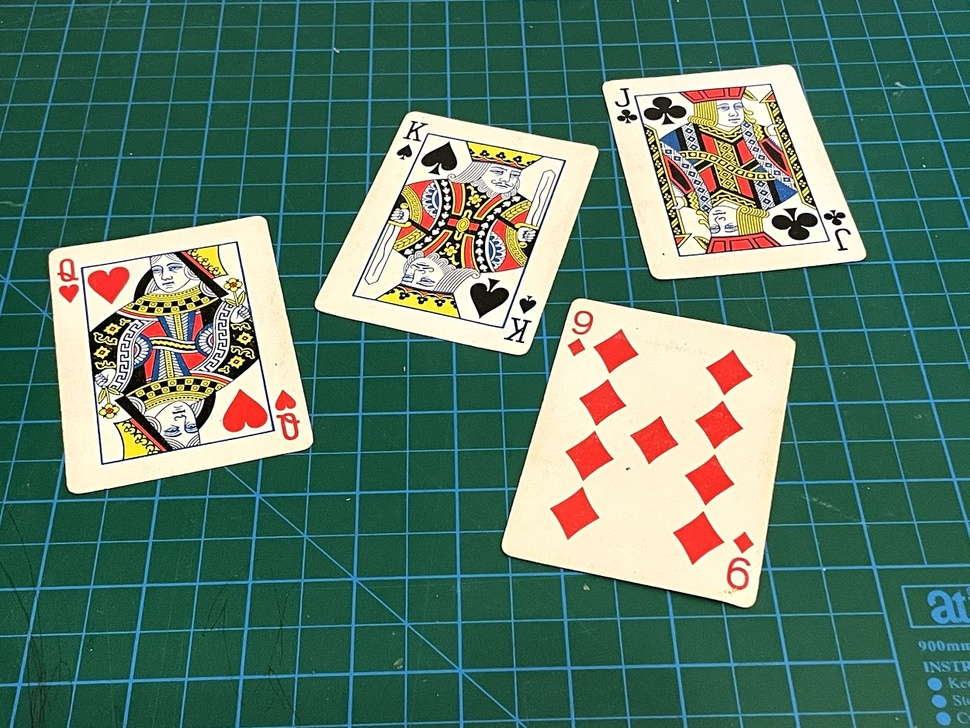
//> input picture Resources/cards.jpg, 970 x 728 px, shrunk from 1250 x 938 before the run, given in place of the camera
$ ./chapter   (built with g++ and OpenCV 4)
//> lines starting //> are read from the running program, lines starting //| are printed output that depends on the picture; after the words box and inside, x2 and y2 are one past the last pixel; in counts of white or black regions, pixels touching at a corner belong together
#include <opencv2/highgui.hpp>
#include <opencv2/imgcodecs.hpp>
#include <opencv2/imgproc.hpp>
#include <iostream>
using namespace cv;
using namespace std;

Mat img,imgHsv,imgDilate,mask;

array<Rect> getContours(Mat mask){
    vector<vector<Point>>contours;
    vector<Vec4i>hierachy;
    array<Rect>result;
    findContours(mask,contours,hierachy,RETR_EXTERNAL,CHAIN_APPROX_SIMPLE);
    //drawContours(img,contours,-1,Scalar(255,0,255),2);

    vector<vector<Point>>conPoly(contours.size());
    vector<Rect>boundRect(contours.size());

    for(int i=0;i<contours.size();i++){
        int area=contourArea(contours[i]);
        if( area > 1000){

            float peri=arcLength(contours[i],true);
            approxPolyDP(contours[i],conPoly[i],0.02*peri,true);
            // drawContours(img,conPoly,i,Scalar(255,0,255),2);

            boundRect[i]=boundingRect(conPoly[i]);

            // circle(img,{boundRect[i].x,boundRect[i].y},10,Scalar(255,255,255),FILLED);
            // putText(img,object,{boundRect[i].x,boundRect[i].y-5},FONT_HERSHEY_COMPLEX,1,Scalar(0,255,0),1);
            // rectangle(img,boundRect[i].tl(),boundRect[i].br(),Scalar(0,0,0),2);
        }
    }
    return boundRect;
}

int main(){
    VideoCapture cap(0);
    vector<Rect>points;

    while (true){
        cap.read(img);
//> img is the input picture: 728 rows x 970 cols, CV_8UC3; mean B, G, R 104.7, 121.2, 88.9
        //find color
        cvtColor(img,imgHsv,COLOR_BGR2HSV);
//> imgHsv: 728 rows x 970 cols, CV_8UC3; mean H, S, V 66.3, 134, 129.3
        Scalar lower(0,120,90);
        Scalar upper(179,255,255);
        inRange(imgHsv,lower,upper,mask);
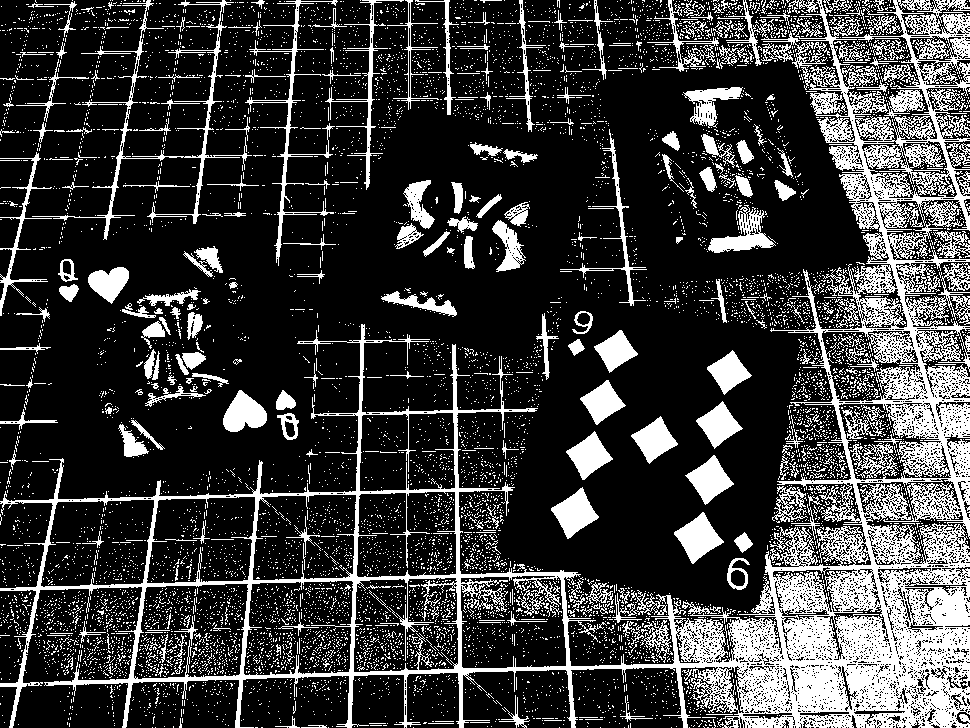
//> mask: 728 rows x 970 cols, CV_8UC1; 23.3% white; 9542 white regions (9236 under 20 px), largest, box (x1, y1, x2, y2) and area: (0, 0, 970, 728) 92287, (32, 0, 252, 240) 2811, (245, 0, 338, 266) 1774
        //
        Mat kernel=getStructuringElement(MORPH_RECT,Size(3,3));
        dilate(mask,imgDilate,kernel);
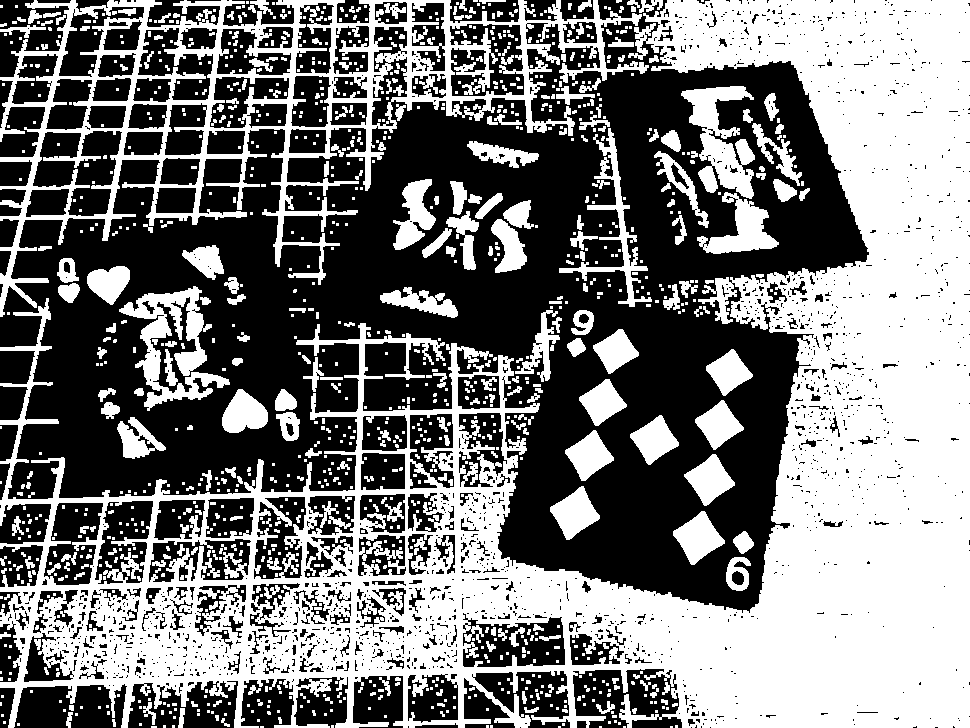
//> imgDilate: 728 rows x 970 cols, CV_8UC1; 47.7% white; 1236 white regions (904 under 20 px), largest, box (x1, y1, x2, y2) and area: (0, 0, 970, 728) 234064, (0, 0, 649, 317) 35087, (119, 286, 230, 411) 4793
//> (the run ends here: the program needs code that is not available in this run, at `getContours(mask);`)
